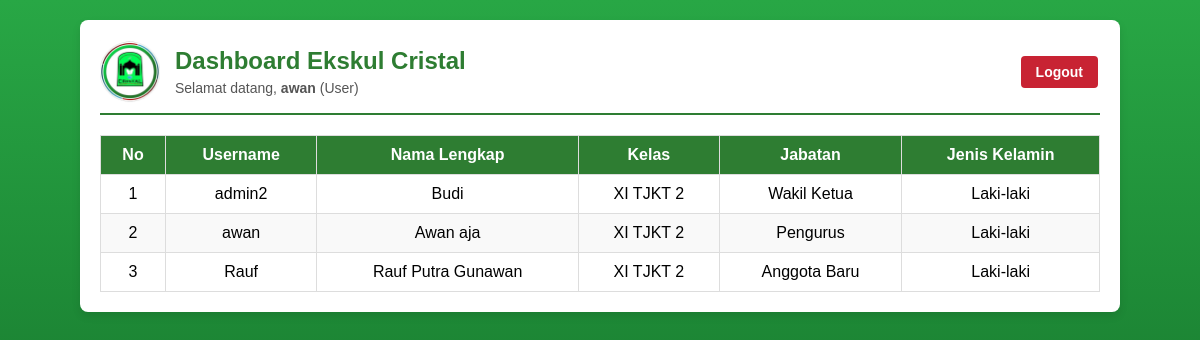
Screenshot of /dashboard.php (signed in) with the database file from the repository.
### dashboard.php (the view, shortened to what this page needs)
<?php
include 'koneksi.php';
$username_sekarang = $_SESSION['username'];
$role = isset($_SESSION['role']) ? $_SESSION['role'] : 'user';
?>
<!DOCTYPE html>
<html>
<head>
</head>
<body>
<div class="container">
    <div class="header-dashboard">
        <img src="logo.png" alt="Logo Ekskul Cristal" class="logo-dashboard">
        <div class="judul-teks">
            <h2>Dashboard Ekskul Cristal</h2>
            <p style="margin: 5px 0 0 0; font-size: 14px; color: #555;">
                Selamat datang, <strong><?php echo $username_sekarang; ?></strong>
                (<?php echo ucfirst($role); ?>)
            </p>
        </div>
        <div>
            <a href="logout.php" class="btn btn-logout" onclick="return confirm('Yakin ingin keluar?')">Logout</a>
        </div>
    </div>
    <table>
        <thead>
            <tr>
                <th>No</th>
                <th>Username</th>
                <th>Nama Lengkap</th>
                <th>Kelas</th>
                <th>Jabatan</th>
                <th>Jenis Kelamin</th>
            </tr>
        </thead>
        <tbody>
            <?php
            $query = "SELECT * FROM `user-cristal` ORDER BY id DESC";
            $data = mysqli_query($conn, $query);
            $no = 1;
            while($row = mysqli_fetch_assoc($data)) {
                echo "<tr>";
                echo "<td>".$no++."</td>";
                echo "<td>".(isset($row['username']) ? $row['username'] : '-')."</td>";
                echo "<td>".(isset($row['nama_lengkap']) ? $row['nama_lengkap'] : '-')."</td>";
                echo "<td>".(isset($row['kelas']) ? $row['kelas'] : '-')."</td>";
                echo "<td>".(isset($row['jabatan']) ? $row['jabatan'] : '-')."</td>";
                echo "<td>".(isset($row['jenis_kelamin']) ? $row['jenis_kelamin'] : '-')."</td>";
                echo "</tr>";
            }
            ?>
        </tbody>
    </table>
</div>
</body>
</html>

### dashboard.php (style rules this page uses)
body { font-family: Arial, sans-serif; background-color: #f4f7f6; margin: 0; padding: 20px; }
.container { background-color: white; padding: 20px; border-radius: 8px; box-shadow: 0 4px 8px rgba(0,0,0,0.1); max-width: 1000px; margin: 0 auto; }
.header-dashboard { display: flex; align-items: center; margin-bottom: 20px; padding-bottom: 10px; border-bottom: 2px solid #2e7d32; }
.logo-dashboard { width: 60px; height: auto; margin-right: 15px; }
.judul-teks { flex-grow: 1; }
.judul-teks h2 { margin: 0; color: #2e7d32; }
table { width: 100%; border-collapse: collapse; margin-top: 10px; }
th, td { text-align: center; vertical-align: middle; padding: 10px; border: 1px solid #ddd; }
th { background-color: #2e7d32; color: white; }
tr:nth-child(even) { background-color: #f9f9f9; }
body { background: linear-gradient(to bottom, #28a745, #0c561d); font-family: Arial, sans-serif; height: 100vh; margin: 0; }
.btn { padding: 6px 12px; text-decoration: none; border-radius: 4px; color: white; font-size: 12px; font-weight: bold; display: inline-block; transition: 0.3s; margin: 2px; }
.btn-logout { background-color: #c82333; padding: 8px 15px; font-size: 14px; }

### rows the page displays
user-cristal: username "admin2", nama_lengkap "Budi", kelas "XI TJKT 2", jabatan "Wakil Ketua", jenis_kelamin "Laki-laki"
user-cristal: username "awan", nama_lengkap "Awan aja", kelas "XI TJKT 2", jabatan "Pengurus", jenis_kelamin "Laki-laki"
user-cristal: username "Rauf", nama_lengkap "Rauf Putra Gunawan", kelas "XI TJKT 2", jabatan "Anggota Baru", jenis_kelamin "Laki-laki"

### other values shown
$username_sekarang "awan"
$role "User"
